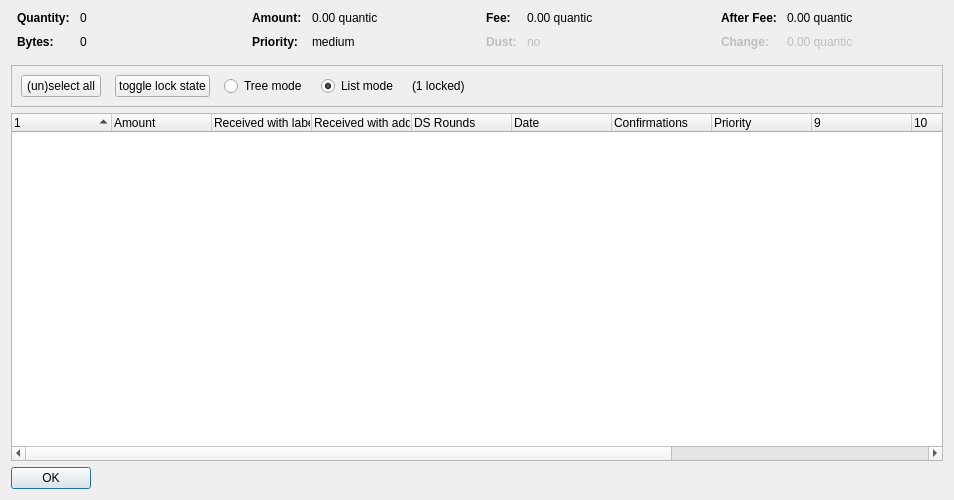
<?xml version="1.0" encoding="UTF-8"?>
<ui version="4.0">
 <class>CoinControlDialog</class>
 <widget class="QDialog" name="CoinControlDialog">
  <property name="geometry">
   <rect>
    <x>0</x>
    <y>0</y>
    <width>954</width>
    <height>500</height>
   </rect>
  </property>
  <property name="windowTitle">
   <string>Coin Selection</string>
  </property>
  <layout class="QVBoxLayout" name="verticalLayout">
   <item>
    <layout class="QHBoxLayout" name="horizontalLayoutTop" stretch="0,0,0,0">
     <property name="topMargin">
      <number>0</number>
     </property>
     <property name="bottomMargin">
      <number>10</number>
     </property>
     <item>
      <layout class="QFormLayout" name="formLayoutCoinControl1">
       <property name="horizontalSpacing">
        <number>10</number>
       </property>
       <property name="verticalSpacing">
        <number>10</number>
       </property>
       <property name="leftMargin">
        <number>6</number>
       </property>
       <property name="rightMargin">
        <number>6</number>
       </property>
       <item row="0" column="0">
        <widget class="QLabel" name="labelCoinControlQuantityText">
         <property name="font">
          <font>
           <weight>75</weight>
           <bold>true</bold>
          </font>
         </property>
         <property name="text">
          <string>Quantity:</string>
         </property>
        </widget>
       </item>
       <item row="0" column="1">
        <widget class="QLabel" name="labelCoinControlQuantity">
         <property name="cursor">
          <cursorShape>IBeamCursor</cursorShape>
         </property>
         <property name="contextMenuPolicy">
          <enum>Qt::ActionsContextMenu</enum>
         </property>
         <property name="text">
          <string notr="true">0</string>
         </property>
         <property name="textInteractionFlags">
          <set>Qt::LinksAccessibleByMouse|Qt::TextSelectableByKeyboard|Qt::TextSelectableByMouse</set>
         </property>
        </widget>
       </item>
       <item row="1" column="0">
        <widget class="QLabel" name="labelCoinControlBytesText">
         <property name="font">
          <font>
           <weight>75</weight>
           <bold>true</bold>
          </font>
         </property>
         <property name="text">
          <string>Bytes:</string>
         </property>
        </widget>
       </item>
       <item row="1" column="1">
        <widget class="QLabel" name="labelCoinControlBytes">
         <property name="cursor">
          <cursorShape>IBeamCursor</cursorShape>
         </property>
         <property name="contextMenuPolicy">
          <enum>Qt::ActionsContextMenu</enum>
         </property>
         <property name="text">
          <string notr="true">0</string>
         </property>
         <property name="textInteractionFlags">
          <set>Qt::LinksAccessibleByMouse|Qt::TextSelectableByKeyboard|Qt::TextSelectableByMouse</set>
         </property>
        </widget>
       </item>
      </layout>
     </item>
     <item>
      <layout class="QFormLayout" name="formLayoutCoinControl2">
       <property name="horizontalSpacing">
        <number>10</number>
       </property>
       <property name="verticalSpacing">
        <number>10</number>
       </property>
       <property name="leftMargin">
        <number>6</number>
       </property>
       <property name="rightMargin">
        <number>6</number>
       </property>
       <item row="0" column="0">
        <widget class="QLabel" name="labelCoinControlAmountText">
         <property name="font">
          <font>
           <weight>75</weight>
           <bold>true</bold>
          </font>
         </property>
         <property name="text">
          <string>Amount:</string>
         </property>
        </widget>
       </item>
       <item row="0" column="1">
        <widget class="QLabel" name="labelCoinControlAmount">
         <property name="cursor">
          <cursorShape>IBeamCursor</cursorShape>
         </property>
         <property name="contextMenuPolicy">
          <enum>Qt::ActionsContextMenu</enum>
         </property>
         <property name="text">
          <string notr="true">0.00 quantic</string>
         </property>
         <property name="textInteractionFlags">
          <set>Qt::LinksAccessibleByMouse|Qt::TextSelectableByKeyboard|Qt::TextSelectableByMouse</set>
         </property>
        </widget>
       </item>
       <item row="1" column="0">
        <widget class="QLabel" name="labelCoinControlPriorityText">
         <property name="font">
          <font>
           <weight>75</weight>
           <bold>true</bold>
          </font>
         </property>
         <property name="text">
          <string>Priority:</string>
         </property>
        </widget>
       </item>
       <item row="1" column="1">
        <widget class="QLabel" name="labelCoinControlPriority">
         <property name="cursor">
          <cursorShape>IBeamCursor</cursorShape>
         </property>
         <property name="contextMenuPolicy">
          <enum>Qt::ActionsContextMenu</enum>
         </property>
         <property name="text">
          <string>medium</string>
         </property>
         <property name="textInteractionFlags">
          <set>Qt::LinksAccessibleByMouse|Qt::TextSelectableByKeyboard|Qt::TextSelectableByMouse</set>
         </property>
        </widget>
       </item>
      </layout>
     </item>
     <item>
      <layout class="QFormLayout" name="formLayoutCoinControl3">
       <property name="horizontalSpacing">
        <number>10</number>
       </property>
       <property name="verticalSpacing">
        <number>10</number>
       </property>
       <property name="leftMargin">
        <number>6</number>
       </property>
       <property name="rightMargin">
        <number>6</number>
       </property>
       <item row="0" column="0">
        <widget class="QLabel" name="labelCoinControlFeeText">
         <property name="font">
          <font>
           <weight>75</weight>
           <bold>true</bold>
          </font>
         </property>
         <property name="text">
          <string>Fee:</string>
         </property>
        </widget>
       </item>
       <item row="0" column="1">
        <widget class="QLabel" name="labelCoinControlFee">
         <property name="cursor">
          <cursorShape>IBeamCursor</cursorShape>
         </property>
         <property name="contextMenuPolicy">
          <enum>Qt::ActionsContextMenu</enum>
         </property>
         <property name="text">
          <string notr="true">0.00 quantic</string>
         </property>
         <property name="textInteractionFlags">
          <set>Qt::LinksAccessibleByMouse|Qt::TextSelectableByKeyboard|Qt::TextSelectableByMouse</set>
         </property>
        </widget>
       </item>
       <item row="1" column="0">
        <widget class="QLabel" name="labelCoinControlLowOutputText">
         <property name="enabled">
          <bool>false</bool>
         </property>
         <property name="font">
          <font>
           <weight>75</weight>
           <bold>true</bold>
          </font>
         </property>
         <property name="text">
          <string>Dust:</string>
         </property>
        </widget>
       </item>
       <item row="1" column="1">
        <widget class="QLabel" name="labelCoinControlLowOutput">
         <property name="enabled">
          <bool>false</bool>
         </property>
         <property name="cursor">
          <cursorShape>IBeamCursor</cursorShape>
         </property>
         <property name="contextMenuPolicy">
          <enum>Qt::ActionsContextMenu</enum>
         </property>
         <property name="text">
          <string>no</string>
         </property>
         <property name="textInteractionFlags">
          <set>Qt::LinksAccessibleByMouse|Qt::TextSelectableByKeyboard|Qt::TextSelectableByMouse</set>
         </property>
        </widget>
       </item>
      </layout>
     </item>
     <item>
      <layout class="QFormLayout" name="formLayoutCoinControl4">
       <property name="horizontalSpacing">
        <number>10</number>
       </property>
       <property name="verticalSpacing">
        <number>10</number>
       </property>
       <property name="leftMargin">
        <number>6</number>
       </property>
       <property name="rightMargin">
        <number>6</number>
       </property>
       <item row="0" column="0">
        <widget class="QLabel" name="labelCoinControlAfterFeeText">
         <property name="font">
          <font>
           <weight>75</weight>
           <bold>true</bold>
          </font>
         </property>
         <property name="text">
          <string>After Fee:</string>
         </property>
        </widget>
       </item>
       <item row="0" column="1">
        <widget class="QLabel" name="labelCoinControlAfterFee">
         <property name="cursor">
          <cursorShape>IBeamCursor</cursorShape>
         </property>
         <property name="contextMenuPolicy">
          <enum>Qt::ActionsContextMenu</enum>
         </property>
         <property name="text">
          <string notr="true">0.00 quantic</string>
         </property>
         <property name="textInteractionFlags">
          <set>Qt::LinksAccessibleByMouse|Qt::TextSelectableByKeyboard|Qt::TextSelectableByMouse</set>
         </property>
        </widget>
       </item>
       <item row="1" column="0">
        <widget class="QLabel" name="labelCoinControlChangeText">
         <property name="enabled">
          <bool>false</bool>
         </property>
         <property name="font">
          <font>
           <weight>75</weight>
           <bold>true</bold>
          </font>
         </property>
         <property name="text">
          <string>Change:</string>
         </property>
        </widget>
       </item>
       <item row="1" column="1">
        <widget class="QLabel" name="labelCoinControlChange">
         <property name="enabled">
          <bool>false</bool>
         </property>
         <property name="cursor">
          <cursorShape>IBeamCursor</cursorShape>
         </property>
         <property name="contextMenuPolicy">
          <enum>Qt::ActionsContextMenu</enum>
         </property>
         <property name="text">
          <string notr="true">0.00 quantic</string>
         </property>
         <property name="textInteractionFlags">
          <set>Qt::LinksAccessibleByMouse|Qt::TextSelectableByKeyboard|Qt::TextSelectableByMouse</set>
         </property>
        </widget>
       </item>
      </layout>
     </item>
    </layout>
   </item>
   <item>
    <widget class="QFrame" name="frame">
     <property name="minimumSize">
      <size>
       <width>0</width>
       <height>40</height>
      </size>
     </property>
     <property name="frameShape">
      <enum>QFrame::StyledPanel</enum>
     </property>
     <property name="frameShadow">
      <enum>QFrame::Sunken</enum>
     </property>
     <layout class="QHBoxLayout" name="horizontalLayout">
      <item>
       <layout class="QHBoxLayout" name="horizontalLayoutPanel" stretch="0,0,0,0,0,0">
        <property name="spacing">
         <number>14</number>
        </property>
        <item>
         <widget class="QPushButton" name="pushButtonSelectAll">
          <property name="sizePolicy">
           <sizepolicy hsizetype="Maximum" vsizetype="Fixed">
            <horstretch>0</horstretch>
            <verstretch>0</verstretch>
           </sizepolicy>
          </property>
          <property name="text">
           <string>(un)select all</string>
          </property>
          <property name="autoDefault">
           <bool>false</bool>
          </property>
         </widget>
        </item>
        <item>
         <widget class="QPushButton" name="pushButtonToggleLock">
          <property name="sizePolicy">
           <sizepolicy hsizetype="Maximum" vsizetype="Fixed">
            <horstretch>0</horstretch>
            <verstretch>0</verstretch>
           </sizepolicy>
          </property>
          <property name="text">
           <string>toggle lock state</string>
          </property>
          <property name="autoDefault">
           <bool>false</bool>
          </property>
         </widget>
        </item>
        <item>
         <widget class="QRadioButton" name="radioTreeMode">
          <property name="sizePolicy">
           <sizepolicy hsizetype="Maximum" vsizetype="Fixed">
            <horstretch>0</horstretch>
            <verstretch>0</verstretch>
           </sizepolicy>
          </property>
          <property name="text">
           <string>Tree mode</string>
          </property>
         </widget>
        </item>
        <item>
         <widget class="QRadioButton" name="radioListMode">
          <property name="sizePolicy">
           <sizepolicy hsizetype="Maximum" vsizetype="Fixed">
            <horstretch>0</horstretch>
            <verstretch>0</verstretch>
           </sizepolicy>
          </property>
          <property name="text">
           <string>List mode</string>
          </property>
          <property name="checked">
           <bool>true</bool>
          </property>
         </widget>
        </item>
        <item>
         <widget class="QLabel" name="labelLocked">
          <property name="text">
           <string>(1 locked)</string>
          </property>
         </widget>
        </item>
        <item>
         <spacer name="horizontalSpacer">
          <property name="orientation">
           <enum>Qt::Horizontal</enum>
          </property>
          <property name="sizeHint" stdset="0">
           <size>
            <width>40</width>
            <height>20</height>
           </size>
          </property>
         </spacer>
        </item>
       </layout>
      </item>
     </layout>
    </widget>
   </item>
   <item>
    <widget class="CoinControlTreeWidget" name="treeWidget">
     <property name="contextMenuPolicy">
      <enum>Qt::CustomContextMenu</enum>
     </property>
     <property name="sortingEnabled">
      <bool>false</bool>
     </property>
     <property name="columnCount">
      <number>13</number>
     </property>
     <attribute name="headerShowSortIndicator" stdset="0">
      <bool>true</bool>
     </attribute>
     <attribute name="headerStretchLastSection">
      <bool>false</bool>
     </attribute>
     <column>
      <property name="text">
       <string/>
      </property>
     </column>
     <column>
      <property name="text">
       <string>Amount</string>
      </property>
     </column>
     <column>
      <property name="text">
       <string>Received with label</string>
      </property>
     </column>
     <column>
      <property name="text">
       <string>Received with address</string>
      </property>
     </column>
     <column>
      <property name="text">
       <string>DS Rounds</string>
      </property>
     </column>
     <column>
      <property name="text">
       <string>Date</string>
      </property>
     </column>
     <column>
      <property name="text">
       <string>Confirmations</string>
      </property>
      <property name="toolTip">
       <string>Confirmed</string>
      </property>
     </column>
     <column>
      <property name="text">
       <string>Priority</string>
      </property>
     </column>
     <column>
      <property name="text">
       <string/>
      </property>
     </column>
     <column>
      <property name="text">
       <string/>
      </property>
     </column>
     <column>
      <property name="text">
       <string/>
      </property>
     </column>
     <column>
      <property name="text">
       <string/>
      </property>
     </column>
     <column>
      <property name="text">
       <string/>
      </property>
     </column>
    </widget>
   </item>
   <item>
    <widget class="QDialogButtonBox" name="buttonBox">
     <property name="sizePolicy">
      <sizepolicy hsizetype="Maximum" vsizetype="Fixed">
       <horstretch>0</horstretch>
       <verstretch>0</verstretch>
      </sizepolicy>
     </property>
     <property name="orientation">
      <enum>Qt::Horizontal</enum>
     </property>
     <property name="standardButtons">
      <set>QDialogButtonBox::Ok</set>
     </property>
    </widget>
   </item>
  </layout>
 </widget>
 <customwidgets>
  <customwidget>
   <class>CoinControlTreeWidget</class>
   <extends>QTreeWidget</extends>
   <header>coincontroltreewidget.h</header>
  </customwidget>
 </customwidgets>
 <resources/>
 <connections/>
</ui>
